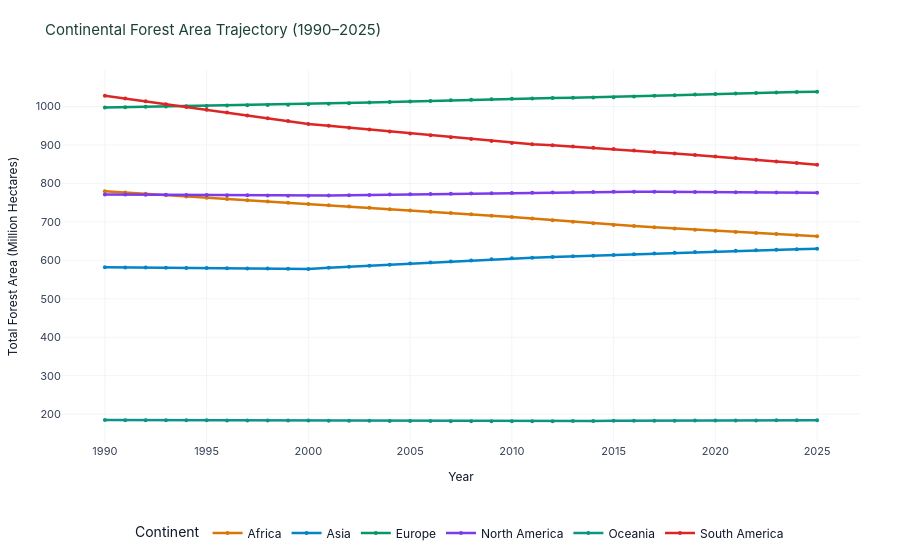

Notebook source saved alongside this figure:
### Markdown cell above
### 3. Continental Total Forest Area Trajectories (1990–2025)
Aggregating national forest stocks across Africa, Asia, Europe, North America, South America, and Oceania.

### Code cell
fig_cont = create_continental_forest_trajectory(df_panel, year_range=(1990, 2025))
fig_cont.show()

### Figure 1 — Plotly figure (JSON) as saved in the notebook; plotly's stock layout.template omitted (floating-point values rounded to 4 significant figures)
{"data": [{"hovertemplate": "Continent=Africa<br>Year=%{x}<br>Total Forest Area (Million Hectares)=%{y}<extra></extra>", "legendgroup": "Africa", "line": {"color": "#d97706", "dash": "solid", "width": 2.5}, "marker": {"size": 4, "symbol": "circle"}, "mode": "lines+markers", "name": "Africa", "orientation": "v", "showlegend": true, "type": "scatter", "x": [1990, 1991, 1992, 1993, 1994, 1995, 1996, 1997, 1998, 1999, 2000, 2001, 2002, 2003, 2004, 2005, 2006, 2007, 2008, 2009, 2010, 2011, 2012, 2013, 2014, 2015, 2016, 2017, 2018, 2019, 2020, 2021, 2022, 2023, 2024, 2025], "xaxis": "x", "y": [779.5, 776.3, 773.0, 769.7, 766.4, 763.1, 759.9, 756.6, 753.3, 750.0, 746.8, 743.4, 740.0, 736.6, 733.2, 729.8, 726.4, 723.1, 719.7, 716.3, 712.9, 708.8, 704.6, 700.5, 696.4, 692.2, 689.2, 686.1, 683.0, 679.9, 676.9, 674.0, 671.2, 668.3, 665.5, 662.6], "yaxis": "y"}, {"hovertemplate": "Continent=Asia<br>Year=%{x}<br>Total Forest Area (Million Hectares)=%{y}<extra></extra>", "legendgroup": "Asia", "line": {"color": "#0284c7", "dash": "solid", "width": 2.5}, "marker": {"size": 4, "symbol": "circle"}, "mode": "lines+markers", "name": "Asia", "orientation": "v", "showlegend": true, "type": "scatter", "x": [1990, 1991, 1992, 1993, 1994, 1995, 1996, 1997, 1998, 1999, 2000, 2001, 2002, 2003, 2004, 2005, 2006, 2007, 2008, 2009, 2010, 2011, 2012, 2013, 2014, 2015, 2016, 2017, 2018, 2019, 2020, 2021, 2022, 2023, 2024, 2025], "xaxis": "x", "y": [582.0, 581.6, 581.1, 580.7, 580.3, 579.9, 579.4, 579.0, 578.6, 578.2, 577.7, 580.5, 583.3, 586.0, 588.8, 591.5, 594.3, 597.1, 599.8, 602.6, 605.4, 607.0, 608.7, 610.4, 612.1, 613.8, 615.8, 617.8, 619.9, 621.9, 623.9, 625.1, 626.4, 627.6, 628.8, 630.0], "yaxis": "y"}, {"hovertemplate": "Continent=Europe<br>Year=%{x}<br>Total Forest Area (Million Hectares)=%{y}<extra></extra>", "legendgroup": "Europe", "line": {"color": "#059669", "dash": "solid", "width": 2.5}, "marker": {"size": 4, "symbol": "circle"}, "mode": "lines+markers", "name": "Europe", "orientation": "v", "showlegend": true, "type": "scatter", "x": [1990, 1991, 1992, 1993, 1994, 1995, 1996, 1997, 1998, 1999, 2000, 2001, 2002, 2003, 2004, 2005, 2006, 2007, 2008, 2009, 2010, 2011, 2012, 2013, 2014, 2015, 2016, 2017, 2018, 2019, 2020, 2021, 2022, 2023, 2024, 2025], "xaxis": "x", "y": [997.8, 998.6, 999.4, 1000.0, 1001.0, 1002.0, 1003.0, 1003.0, 1004.0, 1005.0, 1006.0, 1007.0, 1009.0, 1010.0, 1012.0, 1013.0, 1015.0, 1016.0, 1018.0, 1019.0, 1021.0, 1021.0, 1022.0, 1023.0, 1024.0, 1025.0, 1026.0, 1028.0, 1030.0, 1031.0, 1033.0, 1034.0, 1035.0, 1037.0, 1038.0, 1039.0], "yaxis": "y"}, {"hovertemplate": "Continent=North America<br>Year=%{x}<br>Total Forest Area (Million Hectares)=%{y}<extra></extra>", "legendgroup": "North America", "line": {"color": "#7c3aed", "dash": "solid", "width": 2.5}, "marker": {"size": 4, "symbol": "circle"}, "mode": "lines+markers", "name": "North America", "orientation": "v", "showlegend": true, "type": "scatter", "x": [1990, 1991, 1992, 1993, 1994, 1995, 1996, 1997, 1998, 1999, 2000, 2001, 2002, 2003, 2004, 2005, 2006, 2007, 2008, 2009, 2010, 2011, 2012, 2013, 2014, 2015, 2016, 2017, 2018, 2019, 2020, 2021, 2022, 2023, 2024, 2025], "xaxis": "x", "y": [771.4, 771.1, 770.7, 770.4, 770.1, 769.7, 769.4, 769.0, 768.7, 768.4, 768.0, 768.8, 769.5, 770.3, 771.0, 771.8, 772.5, 773.3, 774.0, 774.8, 775.5, 776.2, 776.8, 777.5, 778.1, 778.8, 778.5, 778.3, 778.1, 777.9, 777.6, 777.3, 777.0, 776.7, 776.5, 776.2], "yaxis": "y"}, {"hovertemplate": "Continent=Oceania<br>Year=%{x}<br>Total Forest Area (Million Hectares)=%{y}<extra></extra>", "legendgroup": "Oceania", "line": {"color": "#0d9488", "dash": "solid", "width": 2.5}, "marker": {"size": 4, "symbol": "circle"}, "mode": "lines+markers", "name": "Oceania", "orientation": "v", "showlegend": true, "type": "scatter", "x": [1990, 1991, 1992, 1993, 1994, 1995, 1996, 1997, 1998, 1999, 2000, 2001, 2002, 2003, 2004, 2005, 2006, 2007, 2008, 2009, 2010, 2011, 2012, 2013, 2014, 2015, 2016, 2017, 2018, 2019, 2020, 2021, 2022, 2023, 2024, 2025], "xaxis": "x", "y": [184.4, 184.3, 184.1, 184.0, 183.9, 183.7, 183.6, 183.5, 183.3, 183.2, 183.1, 182.9, 182.7, 182.5, 182.3, 182.1, 181.9, 181.7, 181.5, 181.3, 181.1, 181.4, 181.7, 181.9, 182.2, 182.5, 182.7, 182.8, 183.0, 183.1, 183.3, 183.4, 183.5, 183.7, 183.8, 183.9], "yaxis": "y"}, {"hovertemplate": "Continent=South America<br>Year=%{x}<br>Total Forest Area (Million Hectares)=%{y}<extra></extra>", "legendgroup": "South America", "line": {"color": "#dc2626", "dash": "solid", "width": 2.5}, "marker": {"size": 4, "symbol": "circle"}, "mode": "lines+markers", "name": "South America", "orientation": "v", "showlegend": true, "type": "scatter", "x": [1990, 1991, 1992, 1993, 1994, 1995, 1996, 1997, 1998, 1999, 2000, 2001, 2002, 2003, 2004, 2005, 2006, 2007, 2008, 2009, 2010, 2011, 2012, 2013, 2014, 2015, 2016, 2017, 2018, 2019, 2020, 2021, 2022, 2023, 2024, 2025], "xaxis": "x", "y": [1028.0, 1021.0, 1014.0, 1006.0, 999.1, 991.7, 984.4, 977.1, 969.7, 962.4, 955.0, 950.1, 945.1, 940.2, 935.2, 930.3, 925.3, 920.4, 915.4, 910.5, 905.5, 902.3, 899.1, 896.0, 892.8, 889.6, 885.8, 881.9, 878.1, 874.3, 870.4, 866.1, 861.7, 857.3, 853.0, 848.6], "yaxis": "y"}], "layout": {"font": {"color": "#0f172a", "family": "Inter, Segoe UI, Arial, sans-serif", "size": 12}, "hoverlabel": {"bgcolor": "#0f172a", "bordercolor": "#1b4332", "font": {"color": "#ffffff", "family": "Inter, Segoe UI, sans-serif", "size": 13}}, "hovermode": "x unified", "legend": {"orientation": "h", "title": {"text": "Continent"}, "tracegroupgap": 0, "x": 0.5, "xanchor": "center", "y": -0.28, "yanchor": "bottom"}, "margin": {"b": 70, "l": 55, "r": 40, "t": 70}, "paper_bgcolor": "#ffffff", "plot_bgcolor": "#ffffff", "title": {"font": {"color": "#1b4332", "size": 15}, "text": "Continental Forest Area Trajectory (1990–2025)"}, "xaxis": {"anchor": "y", "domain": [0.0, 1.0], "gridcolor": "#f1f5f9", "showgrid": true, "tickfont": {"color": "#334155", "size": 11}, "title": {"font": {"color": "#0f172a", "size": 12}, "text": "Year"}}, "yaxis": {"anchor": "x", "domain": [0.0, 1.0], "gridcolor": "#f1f5f9", "showgrid": true, "tickfont": {"color": "#334155", "size": 11}, "title": {"font": {"color": "#0f172a", "size": 12}, "text": "Total Forest Area (Million Hectares)"}}}}
